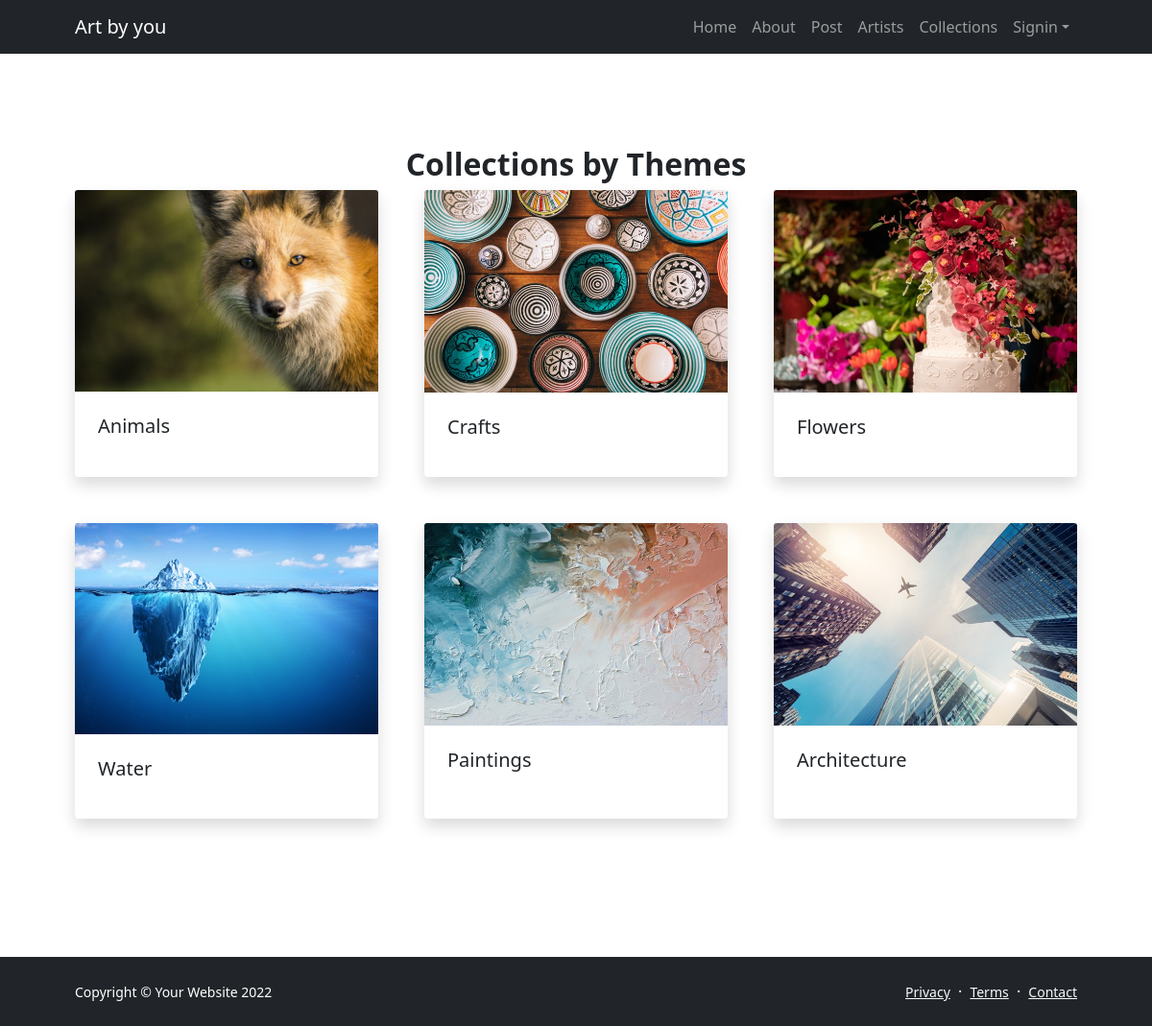
The app's page /collections_T.php with its own data.
### tables this page shows
CREATE TABLE `themes` (
  `ThemeID` int(11) NOT NULL,
  `Theme` varchar(100) NOT NULL,
  `ThemeImage` varchar(50) NOT NULL
);

### collections_T.php (the view, shortened to what this page needs)
<!DOCTYPE html>
<html lang="en">
<head>
    <link href="https://cdn.jsdelivr.net/npm/bootstrap-icons@1.5.0/font/bootstrap-icons.css" rel="stylesheet" />
    <link href="css/styles.css" rel="stylesheet" />
</head>
<body class="d-flex flex-column h-100">
    <main class="flex-shrink-0">
        <nav class="navbar navbar-expand-lg navbar-dark bg-dark">
            <div class="container px-5">
                <a class="navbar-brand" href="index.php">Art by you</a>
                <div class="collapse navbar-collapse" id="navbarSupportedContent">
                    <ul class="navbar-nav ms-auto mb-2 mb-lg-0">
                        <li class="nav-item"><a class="nav-link" href="index.php">Home</a></li>
                        <li class="nav-item"><a class="nav-link" href="about.php">About</a></li>
                        <li class="nav-item"><a class="nav-link" href="post.php">Post</a></li>
                        <li class="nav-item"><a class="nav-link" href="artist.php">Artists</a></li>
                        <li class="nav-item"><a class="nav-link" href="collections_T.php">Collections</a></li>
                        <li class="nav-item dropdown">
                                <a class="nav-link dropdown-toggle" id="navbarDropdownBlog" href="#" role="button" data-bs-toggle="dropdown" aria-expanded="false">Signin</a>
                            </li>
                    </ul>
                </div>
            </div>
        </nav>
            <section class="py-5">
                <div class="container px-5 my-5">
                    <div class="row gx-5 justify-content-center">
                        <div class="col-lg-8 col-xl-6">
                            <div class="text-center">
                                <h2 class="fw-bolder">Collections by Themes</h2>
                            </div>
                        </div>
                    </div>
                    <div class="row gx-5">
                        <?php
                            require_once 'serverLogin.php';
                            $conn = mysqli_connect($db_hostname, $db_username, $db_password, $db_database);
                            $myquery = "SELECT Theme, ThemeImage from themes";
                            if($result = $conn->query($myquery)){
                                while ($line =$result->fetch_assoc()){
                                    $themeType = $line["Theme"];
                                    $Image = $line["ThemeImage"];
                                    $output = <<<HTML
                                    <div class="col-lg-4 mb-5">
                            <div class="card h-100 shadow border-0">
                                <img class="card-img-top" src="$Image" alt="..." />
                                <div class="card-body p-4">
                                    <a class="text-decoration-none link-dark stretched-link" href="themes.php?theme=$themeType"><h5 class="card-title mb-3">$themeType</h5></a>
                                </div>
                            </div>
                        </div>
                        HTML;
                        echo $output;
                                }
                            }
                        ?>
                    </div>
                </div>
            </section>
        </main>
        <footer class="bg-dark py-4 mt-auto">
            <div class="container px-5">
                <div class="row align-items-center justify-content-between flex-column flex-sm-row">
                    <div class="col-auto"><div class="small m-0 text-white">Copyright &copy; Your Website 2022</div></div>
                    <div class="col-auto">
                        <a class="link-light small" href="#!">Privacy</a>
                        <span class="text-white mx-1">&middot;</span>
                        <a class="link-light small" href="#!">Terms</a>
                        <span class="text-white mx-1">&middot;</span>
                        <a class="link-light small" href="#!">Contact</a>
                    </div>
                </div>
            </div>
        </footer>
    </body>
</html>

### records on screen
themes: shows a picture, Theme "Animals"
themes: shows a picture, Theme "Crafts"
themes: shows a picture, Theme "Flowers"
themes: shows a picture, Theme "Water"
themes: shows a picture, Theme "Paintings"
themes: shows a picture, Theme "Architecture"
